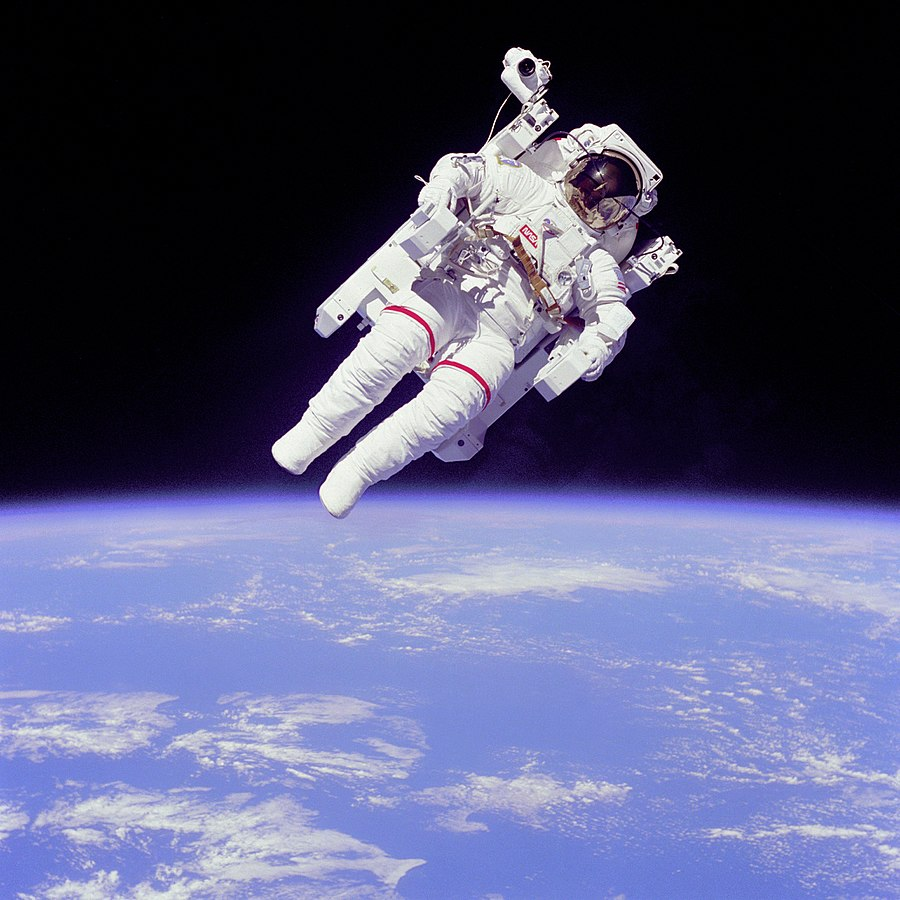
#> input picture Data Mining/Image Analyzing/900px-Astronaut-EVA.jpg, 900 x 900 px
$ python 'Image CDF and PDF.py'   (older library calls are emulated)
#> lines starting #> are read from the running program, lines starting #| are printed output that depends on the picture
# -*- coding: utf-8 -*-
"""
Created on Wed Mar 21 14:17:24 2018

@author: james
"""

import matplotlib.pyplot as plt
 # Probability Distribution Function (PDF).
 # Cumulative Distribution Function (CDF)

image = plt.imread('900px-Astronaut-EVA.jpg')
#> image is the input picture: shape (900, 900, 3); mean R, G, B 86.4, 88.5, 121.1
plt.subplot(2,1,1)
plt.imshow(image, cmap='gray')
plt.title('Original image')
plt.axis('off')
pixels = image.flatten()

# Display a histogram of the pixels in the bottom subplot
plt.subplot(2,1,2)
pdf = plt.hist(pixels, bins=64, range=(0,256), normed=False,
               color='red', alpha=0.4)
plt.grid('off')

# Use plt.twinx() to overlay the CDF in the bottom subplot
plt.twinx()

# Display a cumulative histogram of the pixels
cdf = plt.hist(pixels, bins=64, range=(0,256), normed=True, cumulative=True,
               color='blue', alpha=0.4)

plt.xlim((0,256))
plt.grid('off')
plt.title('PDF - red & CDF - blue (original image)')
plt.show()
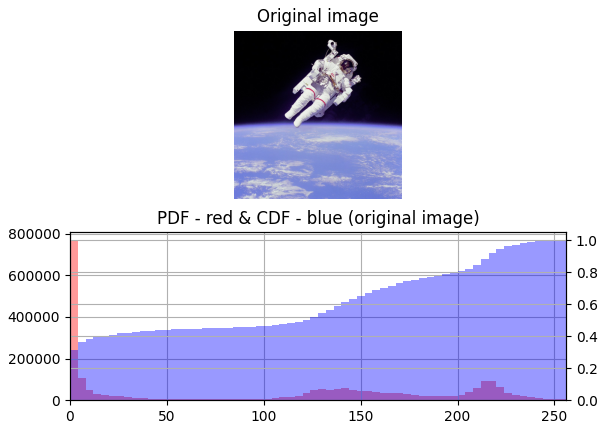
#> figure drawn by matplotlib, 3 panels; panel 2: tallest bar 769064 high, from x = 0 to 4; panel 3: tallest bar 1 high, from x = 252 to 256
